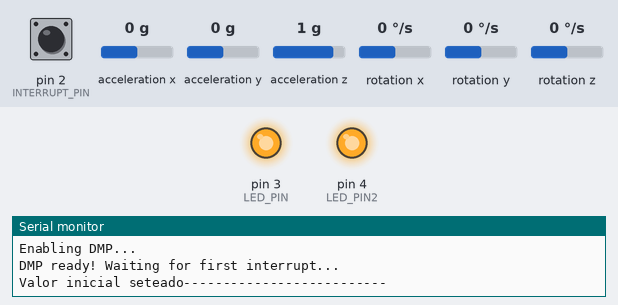
The sketch below on a simulated Arduino Uno, built with avr-gcc and run on an emulated ATmega328P. Shown: output pins drawn as LEDs (lit = HIGH), the last lines printed to the serial monitor. Inputs (shaded band) come from the test bench; at power-on: acceleration x 0 g, acceleration y 0 g, pin 2 (INTERRUPT_PIN) LOW, acceleration z 1 g, rotation x 0 °/s, rotation y 0 °/s, rotation z 0 °/s. The sensor or clock chip raises its interrupt line as the real part does.

Above: at 1.7 s.
1.8 s: acceleration x set to -1.4 g
3.5 s: acceleration y set to -1.4 g
At 12.26 s:
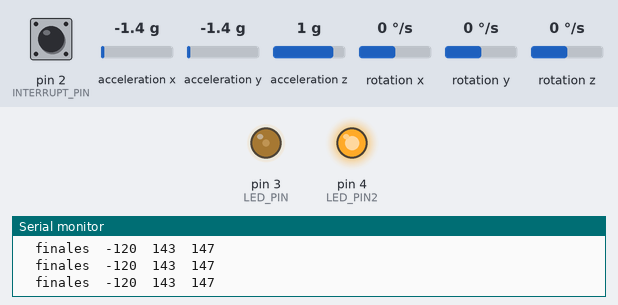
At 13.0 s:
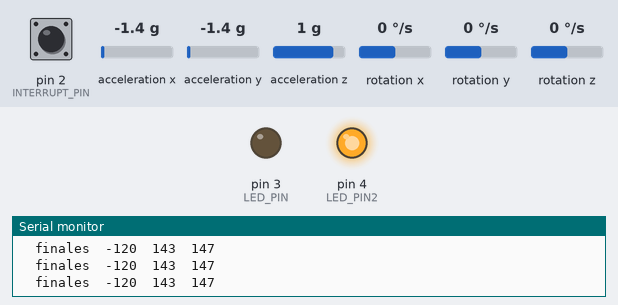
Timing chart, 0 to 13.9 s (numbered marks = the images above; inputs shaded):
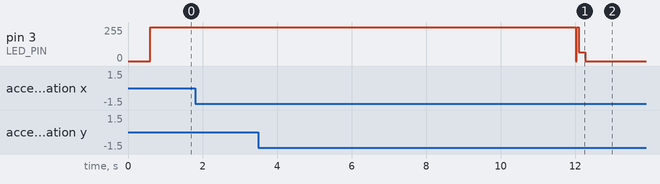

Measured:
- after the input at 3.5 s, pin 3 (LED_PIN): goes on until 12.3 s, then stays 0/255

The sketch:

mpu_6050_BT.ino
```cpp
//GND - GND
//VCC - VCC
//SDA - Pin A4
//SCL - Pin A5
//INT - Pin 2

#include "I2Cdev.h"
#include "MPU6050_6Axis_MotionApps20.h"
#if I2CDEV_IMPLEMENTATION == I2CDEV_ARDUINO_WIRE
    #include "Wire.h"
#endif
#include <avr/wdt.h>
#include <SoftwareSerial.h>

SoftwareSerial bt(9,10);

#define yawOfst 87
#define pitchOfst 178
#define rollOfst 159

#define timeToSend 100
unsigned long timeToSendCompare = 0;

#define estabilizaTime 12000

int yawZero = 0;
int  pitchZero = 0;
int  rollZero = 0;


// class default I2C address is 0x68
// specific I2C addresses may be passed as a parameter here
// AD0 low = 0x68
// AD0 high = 0x69
MPU6050 mpu;
//MPU6050 mpu(0x69); // <-- use for AD0 high


#define INTERRUPT_PIN 2
#define LED_PIN 3
#define LED_PIN2 4
bool blinkState = false;

// MPU control/status vars
bool dmpReady = false;  // set true if DMP init was successful
uint8_t mpuIntStatus;   // holds actual interrupt status byte from MPU
uint8_t devStatus;      // return status after each device operation (0 = success, !0 = error)
uint16_t packetSize;    // expected DMP packet size (default is 42 bytes)
uint16_t fifoCount;     // count of all bytes currently in FIFO
uint8_t fifoBuffer[64]; // FIFO storage buffer

Quaternion q;           // [w, x, y, z]
VectorInt16 aa;         // [x, y, z]
VectorInt16 aaReal;     // [x, y, z]
VectorInt16 aaWorld;    // [x, y, z]
VectorFloat gravity;    // [x, y, z]
float ypr[3];           // [yaw, pitch, roll]

volatile bool mpuInterrupt = false;
void dmpDataReady() {
    mpuInterrupt = true;
}

void setup() {
    // join I2C bus (I2Cdev library doesn't do this automatically)
    #if I2CDEV_IMPLEMENTATION == I2CDEV_ARDUINO_WIRE
        Wire.begin();
        //Wire.setClock(400000); // 400kHz I2C clock. Comment this line if having compilation difficulties
    #elif I2CDEV_IMPLEMENTATION == I2CDEV_BUILTIN_FASTWIRE
        Fastwire::setup(400, true);
    #endif
    pinMode(LED_PIN, OUTPUT);
    pinMode(LED_PIN2, OUTPUT);

    digitalWrite(LED_PIN2, HIGH);
    wdt_disable();
    Serial.begin(9600);
    bt.begin(9600);
    wdt_enable(WDTO_2S);
    // Iniciar MPU6050
    Serial.println(F("Initializing I2C devices..."));
    mpu.initialize();
    pinMode(INTERRUPT_PIN, INPUT);

    // Comprobar  conexion
    Serial.println(F("Testing device connections..."));
    Serial.println(mpu.testConnection() ? F("MPU6050 connection successful") : F("MPU6050 connection failed"));

    // Iniciar DMP
    Serial.println(F("Initializing DMP..."));

    devStatus = mpu.dmpInitialize();

    // Valores de calibracion
    mpu.setXGyroOffset(220);
    mpu.setYGyroOffset(76);
    mpu.setZGyroOffset(-85);
    mpu.setZAccelOffset(1688);

    // Activar DMP
    if (devStatus == 0) {
        Serial.println(F("Enabling DMP..."));
        mpu.setDMPEnabled(true);

        // Activar interrupcion
        attachInterrupt(digitalPinToInterrupt(INTERRUPT_PIN), dmpDataReady, RISING);
        mpuIntStatus = mpu.getIntStatus();

        Serial.println(F("DMP ready! Waiting for first interrupt..."));
        dmpReady = true;

        // get expected DMP packet size for later comparison
        packetSize = mpu.dmpGetFIFOPacketSize();
    } else {
        // ERROR!
        // 1 = initial memory load failed
        // 2 = DMP configuration updates failed
        // (if it's going to break, usually the code will be 1)
        Serial.print(F("DMP Initialization failed (code "));
        Serial.print(devStatus);
        Serial.println(F(")"));
    }

}

 int lastPitch = 0;
 int lastYaw = 0;
 int lastRoll = 0;

 int lastYaw2 = 0;
 int lastPitch2 = 0;
 int lastRoll2 = 0;

 int yawFin = 0;
 int pitchFin = 0;
 int rollFin = 0;


 //memoria dato anterior filtro 3
 int lastYaw3 = 0;
 int lastPitch3 = 0;
 int lastRoll3 = 0;
 boolean setValorInicial = 1;

 byte cuentaBasuraYaw = 0;
 byte cuentaBasuraPitch = 0;
 byte cuentaBasuraRoll = 0;

 boolean timeOff = 1;


void loop() {
    // Si fallo al iniciar, parar programa
    //if (!dmpReady) return;

    // Ejecutar mientras no hay interrupcion
//    while (!mpuInterrupt && fifoCount < packetSize) {
//        // AQUI EL RESTO DEL CODIGO DE TU PROGRRAMA
//        Serial.print("                                               ypr\t");
//       Serial.print(yawZero);
//       Serial.print("\t");
//       Serial.print(pitchZero);
//       Serial.print("\t");
//       Serial.println(rollZero);
//    }

    mpuInterrupt = false;
    mpuIntStatus = mpu.getIntStatus();

    // Obtener datos del FIFO
    fifoCount = mpu.getFIFOCount();

    // Controlar overflow
    if ((mpuIntStatus & 0x10) || fifoCount == 1024) {
        mpu.resetFIFO();
        //Serial.println(F("FIFO overflow!"));
    }
    else if (mpuIntStatus & 0x02) {
        // wait for correct available data length, should be a VERY short wait
        while (fifoCount < packetSize) fifoCount = mpu.getFIFOCount();

        // read a packet from FIFO
        mpu.getFIFOBytes(fifoBuffer, packetSize);

        // track FIFO count here in case there is > 1 packet available
        // (this lets us immediately read more without waiting for an interrupt)
        fifoCount -= packetSize;

   // MMostrar Yaw, Pitch, Roll
   mpu.dmpGetQuaternion(&q, fifoBuffer);
   mpu.dmpGetGravity(&gravity, &q);
   mpu.dmpGetYawPitchRoll(ypr, &q, &gravity);

   yawZero = (ypr[0] * 180/M_PI);
   pitchZero = (ypr[1] * 180/M_PI);
   rollZero = (ypr[2] * 180/M_PI);

   wdt_reset();
   //delay(50);


   if(yawZero < 0){
    yawZero += 360;
   }
   if(pitchZero < 0){
    pitchZero += 360;
   }
   if(rollZero < 0){
    rollZero += 360;
   }
//   Serial.print("ypr\t");
//   Serial.print(yawZero);
//   Serial.print("\t");
//   Serial.print(pitchZero);
//   Serial.print("\t");
//   Serial.print(rollZero);

   //filtro de valores anormales
   if((yawZero >= (lastYaw - 5)) && (yawZero <= (lastYaw + 5))){
    if((lastYaw2 >= (lastYaw - 5)) && (lastYaw2 <= (lastYaw + 5))){
      yawFin = yawZero - yawOfst;
     }
   }
   if((pitchZero >= (lastPitch - 5)) && (pitchZero <= (lastPitch + 5))){
    if((lastPitch2 >= (lastPitch - 5)) && (lastPitch2 <= (lastPitch + 5))){
      pitchFin = pitchZero - pitchOfst;
     }
   }
   if((rollZero >= (lastRoll - 5)) && (rollZero <= (lastRoll + 5))){
    if((lastRoll2 >= (lastRoll - 5)) && (lastRoll2 <= (lastRoll + 5))){
      rollFin = rollZero- rollOfst;
     }
   }


// ajuste por el offset
   if(yawFin < 0){
    yawFin += 360;
   }
   if(pitchFin < 0){
    pitchFin += 360;
   }
   if(rollFin < 0){
    rollFin += 360;
   }

   //Asignacion de sentido

   if(yawFin > 180){
    yawFin -= 360;
   }
   if(pitchFin > 180){
    pitchFin -= 360;
   }
   if(rollFin > 180){
    rollFin -= 360;
   }

   //Nota: Filtro3
   if(setValorInicial){
    setValorInicial = 0;
    lastYaw3 = yawFin;
    lastPitch3 = pitchFin;
    lastRoll3 = rollFin;
    Serial.println("Valor inicial seteado--------------------------");
   }
   if((yawFin >= (lastYaw3 - 25)) && (yawFin <= (lastYaw3 + 25))){
    lastYaw3 = yawFin;
    cuentaBasuraYaw = 0;
   }else{

    cuentaBasuraYaw++;
    if(cuentaBasuraYaw > 20){
      lastYaw3 = yawFin;
      Serial.println("cuentaBasuraYaw OVERFLOW! Seteado a nuevo valor estable");
    }else{
      yawFin = lastYaw3;
    }
   }


   if((pitchFin >= (lastPitch3 - 25)) && (pitchFin <= (lastPitch3 + 25))){
    lastPitch3 = pitchFin;
    cuentaBasuraPitch = 0;
   }else{
    cuentaBasuraPitch++;
    if(cuentaBasuraPitch > 20){
      lastPitch3 = pitchFin;
      Serial.println("cuentaBasuraPitch OVERFLOW! Seteado a nuevo valor estable");
    }else{
      pitchFin = lastPitch3;
    }
   }


   if((rollFin >= (lastRoll3 - 25)) && (rollFin <= (lastRoll3 + 25))){
    lastRoll3 = rollFin;
    cuentaBasuraRoll = 0;
   }else{

    cuentaBasuraRoll++;
    if(cuentaBasuraRoll > 20){
      lastRoll3 = rollFin;
      Serial.print("cuentaBasuraRoll OVERFLOW! Seteado a nuevo valor estable");
    }else{
      rollFin = lastRoll3;
    }
   }

   if(millis() > estabilizaTime){
     Serial.print("\tfinales\t");
     Serial.print(yawFin);
     Serial.print("\t");
     Serial.print(pitchFin);
     Serial.print("\t");
     Serial.println(rollFin);

     if((millis() - timeToSendCompare) > timeToSend){

      timeToSendCompare =  millis();
       bt.print(pitchFin);
       bt.print('/');
       bt.print(rollFin);
       //bt.write(10);
     }

     digitalWrite(LED_PIN,HIGH);
     delay(5);
     digitalWrite(LED_PIN,LOW);
   }else{
    //Serial.println("Estabilizando lecturas MPU6050");
    digitalWrite(LED_PIN,HIGH);
   }

   lastYaw2 = lastYaw;
   lastYaw = yawZero;

   lastPitch2 = lastPitch;
   lastPitch = pitchZero;

   lastRoll2 = lastRoll;
   lastRoll = rollZero;


   // Mostrar aceleracion
//   mpu.dmpGetQuaternion(&q, fifoBuffer);
//   mpu.dmpGetAccel(&aa, fifoBuffer);
//   mpu.dmpGetGravity(&gravity, &q);
//   mpu.dmpGetLinearAccel(&aaReal, &aa, &gravity);
//   Serial.print("areal\t");
//   Serial.print(aaReal.x);
//   Serial.print("\t");
//   Serial.print(aaReal.y);
//   Serial.print("\t");
//   Serial.println(aaReal.z);
    }

    //Serial.println("                                                            wdt_reset");
}
```
